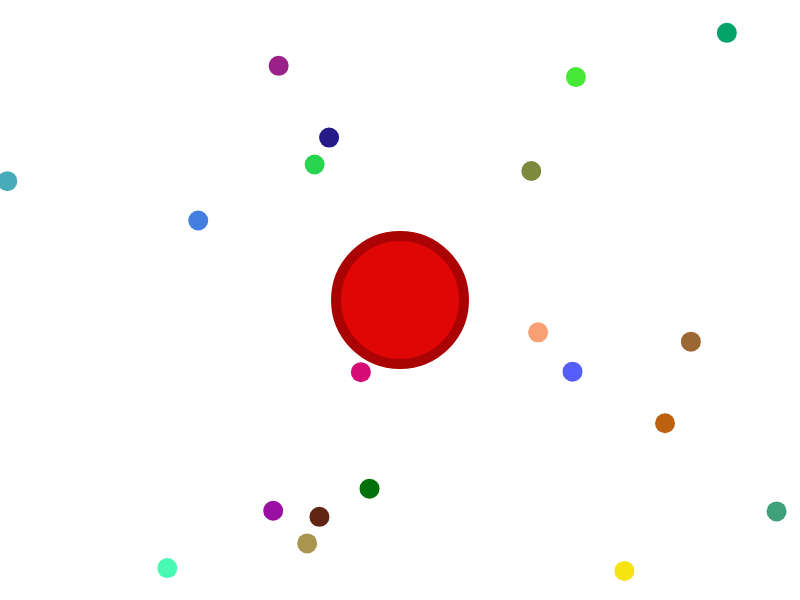
Frame 1 (no input)
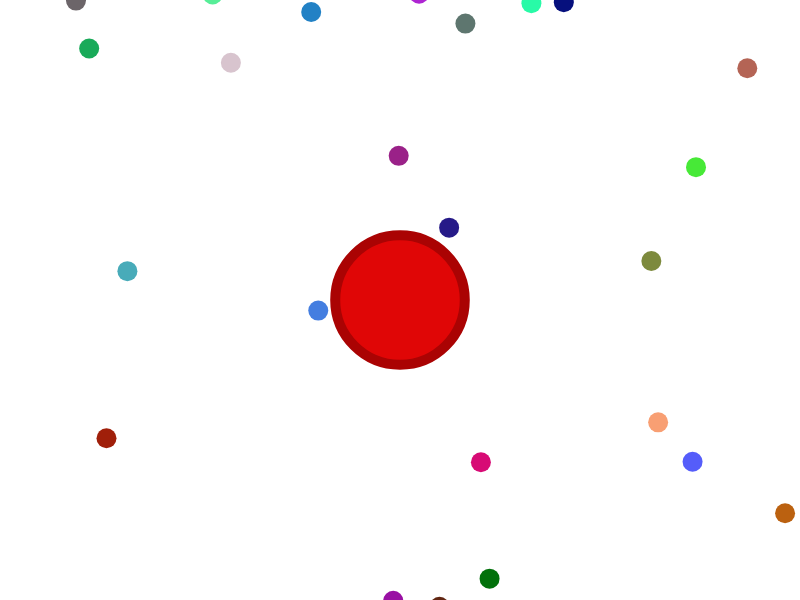
Frame 60 (no input)
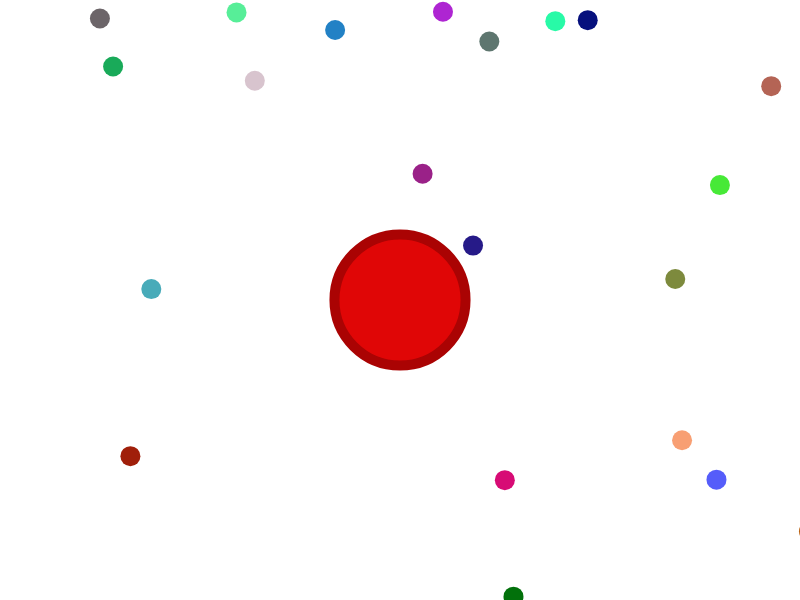
Frame 120 (the mouse pressed at the canvas centre since frame 60)

The p5.js sketch that drew these frames (run headless with seeded random() and noise() and a simulated clock; from frame 60 on, the mouse is pressed at the canvas centre):

// p5.js sketch
// ── sketch.js
var blob;

var blobs = [];
var zoom = 1;
var scale = 1;

function setup() {
  createCanvas(displayWidth, displayHeight);
  blob = new Player(0, 0, 64);
  for (var i = 0; i < 2000; i++) {
    var x = random(-5 * width,5 * width);
    var y = random(-5 * height, 5 * height);
    blobs[i] = new Blob(x, y, 10);
  }
}

function draw() {
  //colorMode(HSB)
  background(255);

  translate(width/2, height/2);
  var newzoom = 64 / blob.r;
  //zoom = lerp(zoom, newzoom, 0.1);
  //scale(zoom);
  translate(-blob.pos.x, -blob.pos.y);

  for (var i = blobs.length-2; i >=0; i--) {
    blobs[i].show();
    if (blob.eats(blobs[i])) {
      blobs.splice(i, 1)
      blobs.push(new Blob(random(-width,width), random(-height,height), 16))
  }
}

blob.show();
blob.update();

}
// ── blob.js
function Blob(x, y, r) {
    this.pos = createVector(x,y);
    this.r = r;
    this.vel = createVector(0,0);
    this.color= (color(random(255), random(255), random(255)))

    this.update = function() {
        var newvel = createVector(mouseX-width/2, mouseY-height/2);
        newvel.setMag(3);
        this.vel.lerp(newvel, 0.1);
        this.pos.add(this.vel);
    }

    this.eats = function(other) {
        var d = p5.Vector.dist(this.pos, other.pos);
        if (d < this.r + other.r) {
            var sum = PI * this.r * this.r + PI * other.r * other.r;
            this.r = sqrt(sum / PI);

          return true;
        } else {
          return false;
        }
    }
    this.show = function() {
    noStroke();
    fill(this.color)
    ellipse(this.pos.x, this.pos.y, this.r*2, this.r*2);
}
}

function Player(x, y, r) {
    this.pos = createVector(x,y);
    this.r = r;
    this.vel = createVector(0,0);

    this.update = function() {
        var newvel = createVector(mouseX-width/2, mouseY-height/2);
        newvel.setMag(3);
        this.vel.lerp(newvel, 0.1);
        this.pos.add(this.vel);
    }

    this.eats = function(other) {
        var d = p5.Vector.dist(this.pos, other.pos);
        if (d < this.r + other.r) {
            var sum = PI * this.r * this.r + PI * other.r * other.r;
            this.r = sqrt(sum / PI);

          return true;
        } else {
          return false;
        }
    }
    this.show = function() {
        strokeWeight(10);
        stroke(170, 3, 3);
        fill(224, 6, 6);
        ellipse(this.pos.x, this.pos.y, this.r*2, this.r*2);
    }
}
